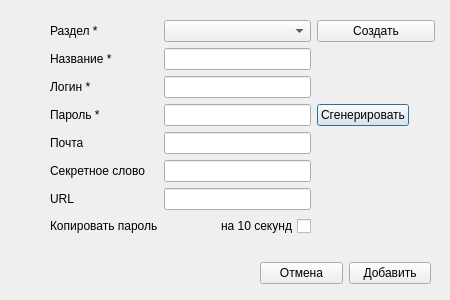
<?xml version="1.0" encoding="UTF-8"?>
<ui version="4.0">
 <class>Dialog</class>
 <widget class="QDialog" name="Dialog">
  <property name="geometry">
   <rect>
    <x>0</x>
    <y>0</y>
    <width>450</width>
    <height>300</height>
   </rect>
  </property>
  <property name="minimumSize">
   <size>
    <width>450</width>
    <height>300</height>
   </size>
  </property>
  <property name="maximumSize">
   <size>
    <width>450</width>
    <height>300</height>
   </size>
  </property>
  <property name="windowTitle">
   <string>Password Saver - Добавление данных</string>
  </property>
  <property name="windowIcon">
   <iconset resource="../resource/res.qrc">
    <normaloff>:/resource/image/key.ico</normaloff>:/resource/image/key.ico</iconset>
  </property>
  <widget class="QWidget" name="gridLayoutWidget">
   <property name="geometry">
    <rect>
     <x>50</x>
     <y>20</y>
     <width>385</width>
     <height>222</height>
    </rect>
   </property>
   <layout class="QGridLayout" name="gridLayout">
    <item row="1" column="1">
     <widget class="QLineEdit" name="lineEdit"/>
    </item>
    <item row="3" column="2">
     <widget class="QPushButton" name="pushButton_2">
      <property name="text">
       <string>Сгенерировать</string>
      </property>
     </widget>
    </item>
    <item row="4" column="1">
     <widget class="QLineEdit" name="lineEdit_4"/>
    </item>
    <item row="0" column="1">
     <widget class="QComboBox" name="comboBox"/>
    </item>
    <item row="7" column="0">
     <widget class="QLabel" name="label_8">
      <property name="text">
       <string>Копировать пароль</string>
      </property>
     </widget>
    </item>
    <item row="2" column="0">
     <widget class="QLabel" name="label_3">
      <property name="text">
       <string>Логин *</string>
      </property>
     </widget>
    </item>
    <item row="0" column="0">
     <widget class="QLabel" name="label">
      <property name="text">
       <string>Раздел *</string>
      </property>
     </widget>
    </item>
    <item row="2" column="1">
     <widget class="QLineEdit" name="lineEdit_2"/>
    </item>
    <item row="6" column="0">
     <widget class="QLabel" name="label_7">
      <property name="text">
       <string>URL</string>
      </property>
     </widget>
    </item>
    <item row="5" column="0">
     <widget class="QLabel" name="label_6">
      <property name="text">
       <string>Секретное слово</string>
      </property>
     </widget>
    </item>
    <item row="3" column="1">
     <widget class="QLineEdit" name="lineEdit_3"/>
    </item>
    <item row="1" column="0">
     <widget class="QLabel" name="label_2">
      <property name="text">
       <string>Название *</string>
      </property>
     </widget>
    </item>
    <item row="7" column="1">
     <widget class="QCheckBox" name="checkBox">
      <property name="layoutDirection">
       <enum>Qt::RightToLeft</enum>
      </property>
      <property name="text">
       <string>на 10 секунд</string>
      </property>
     </widget>
    </item>
    <item row="3" column="0">
     <widget class="QLabel" name="label_4">
      <property name="text">
       <string>Пароль *</string>
      </property>
     </widget>
    </item>
    <item row="6" column="1">
     <widget class="QLineEdit" name="lineEdit_6"/>
    </item>
    <item row="4" column="0">
     <widget class="QLabel" name="label_5">
      <property name="text">
       <string>Почта</string>
      </property>
     </widget>
    </item>
    <item row="5" column="1">
     <widget class="QLineEdit" name="lineEdit_5"/>
    </item>
    <item row="3" column="3">
     <widget class="QPushButton" name="pushButton_5">
      <property name="sizePolicy">
       <sizepolicy hsizetype="Minimum" vsizetype="Fixed">
        <horstretch>17</horstretch>
        <verstretch>0</verstretch>
       </sizepolicy>
      </property>
      <property name="minimumSize">
       <size>
        <width>20</width>
        <height>0</height>
       </size>
      </property>
      <property name="maximumSize">
       <size>
        <width>17</width>
        <height>16777215</height>
       </size>
      </property>
      <property name="text">
       <string/>
      </property>
      <property name="icon">
       <iconset resource="../resource/res.qrc">
        <normaloff>:/resource/image/Icon-Copy.ico</normaloff>:/resource/image/Icon-Copy.ico</iconset>
      </property>
      <property name="autoRepeat">
       <bool>false</bool>
      </property>
      <property name="autoExclusive">
       <bool>false</bool>
      </property>
      <property name="autoDefault">
       <bool>true</bool>
      </property>
      <property name="default">
       <bool>false</bool>
      </property>
      <property name="flat">
       <bool>true</bool>
      </property>
     </widget>
    </item>
    <item row="0" column="2" colspan="2">
     <widget class="QPushButton" name="pushButton">
      <property name="text">
       <string>Создать</string>
      </property>
     </widget>
    </item>
   </layout>
  </widget>
  <widget class="QWidget" name="horizontalLayoutWidget">
   <property name="geometry">
    <rect>
     <x>260</x>
     <y>260</y>
     <width>171</width>
     <height>26</height>
    </rect>
   </property>
   <layout class="QHBoxLayout" name="horizontalLayout">
    <item>
     <widget class="QPushButton" name="pushButton_4">
      <property name="text">
       <string>Отмена</string>
      </property>
     </widget>
    </item>
    <item>
     <widget class="QPushButton" name="pushButton_3">
      <property name="text">
       <string>Добавить</string>
      </property>
     </widget>
    </item>
   </layout>
  </widget>
 </widget>
 <tabstops>
  <tabstop>comboBox</tabstop>
  <tabstop>pushButton</tabstop>
  <tabstop>lineEdit</tabstop>
  <tabstop>lineEdit_2</tabstop>
  <tabstop>lineEdit_3</tabstop>
  <tabstop>pushButton_2</tabstop>
  <tabstop>pushButton_5</tabstop>
  <tabstop>lineEdit_4</tabstop>
  <tabstop>lineEdit_5</tabstop>
  <tabstop>lineEdit_6</tabstop>
  <tabstop>checkBox</tabstop>
  <tabstop>pushButton_4</tabstop>
  <tabstop>pushButton_3</tabstop>
 </tabstops>
 <resources>
  <include location="../resource/res.qrc"/>
 </resources>
 <connections/>
</ui>
